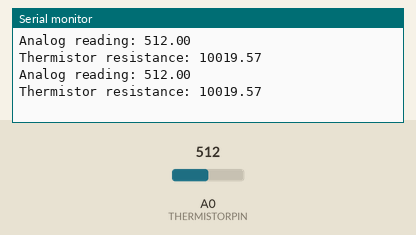
A sketch run on a simulated Arduino Uno, built with avr-gcc and run on an emulated ATmega328P. Parts: the last lines printed to the serial monitor. The inputs (shaded band) are chosen by the test bench; at power-on: A0 (THERMISTORPIN) = 512.

Above: at 1.8 s.
1.9 s: A0 (THERMISTORPIN) set to 1005
At 2.4 s:
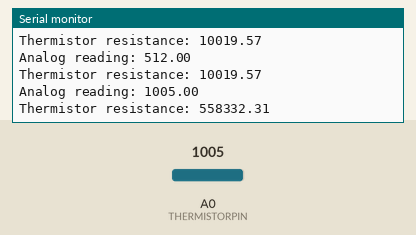
3.4 s: A0 (THERMISTORPIN) set to 1023
At 4.8 s:
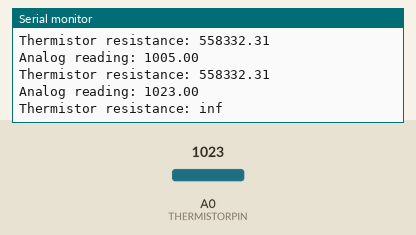
Timing chart, 0 to 6.4 s (numbered marks = the images above; inputs shaded):
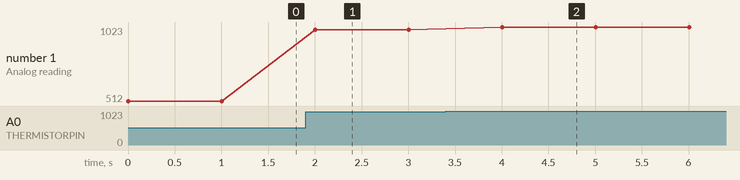

The sketch:

Thermistor.ino
```cpp
#define SERIESRESISTOR 10000

#define THERMISTORPIN A0


void setup() {
  Serial.begin(9600);
}

void loop() {

  float reading;
  reading = analogRead(THERMISTORPIN);

  Serial.print("Analog reading: ");
  Serial.println(reading);

  //Convert the value to resistance
  reading = (1023 / reading) - 1;
  reading = SERIESRESISTOR / reading;
  Serial.print("Thermistor resistance: ");
  Serial.println(reading);

  delay(1000);


}
```

Measured:
- the behaviour switches between 1022 and 1023 on A0 (THERMISTORPIN) (found by bisection; images 1 and 2)
- after the input at 1.9 s, the serial monitor: prints a new line after 0.10 s (image 1)
- after the input at 3.4 s, the serial monitor: prints a new line after 0.61 s (image 2)
- plotted number 1: 512 → 1005 after the input at 1.9 s, 1005 → 1023 after the input at 3.4 s
